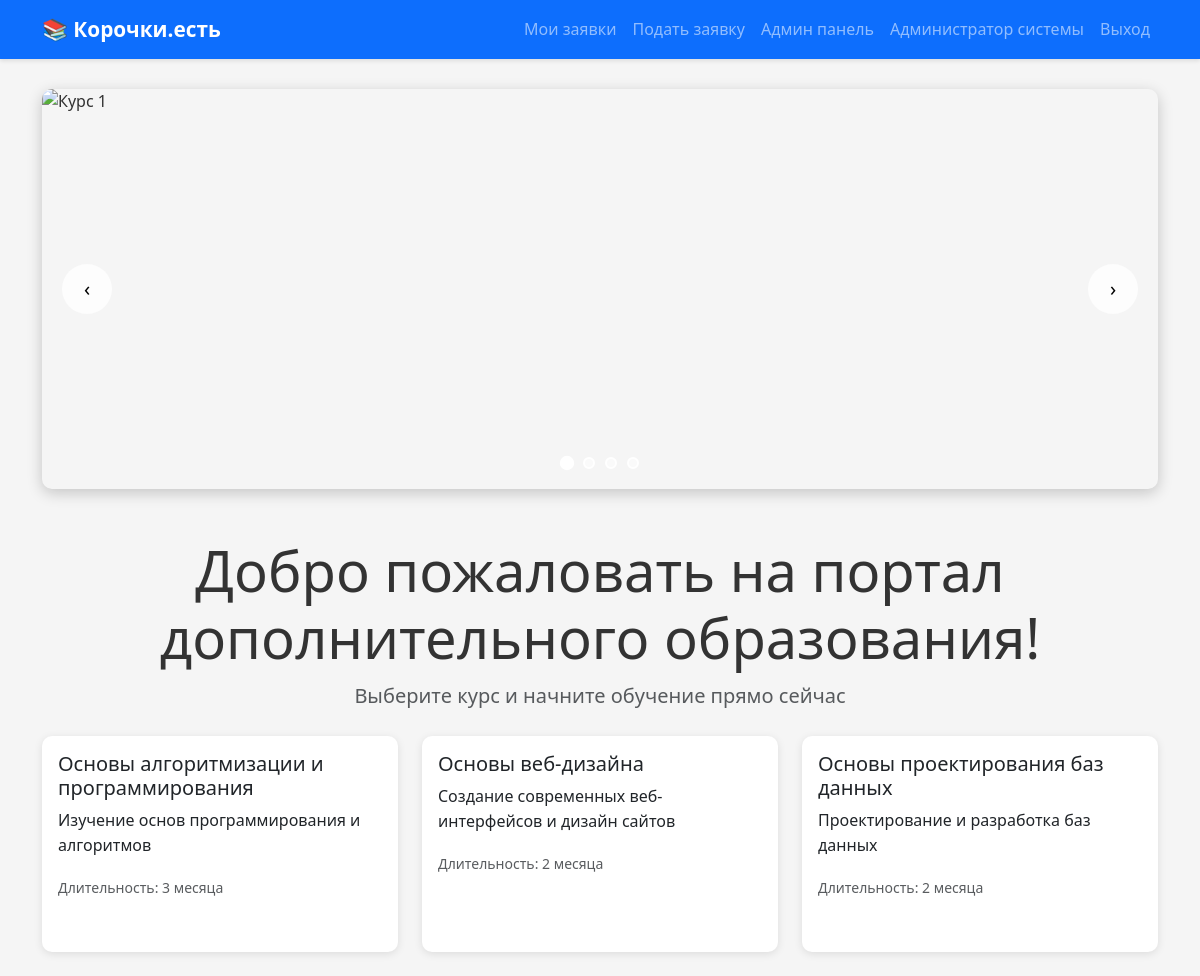
The page / (signed in) on the database its author committed.
### tables this page shows
CREATE TABLE courses (
    id INT AUTO_INCREMENT PRIMARY KEY,
    name VARCHAR(200) NOT NULL,
    description TEXT,
    duration VARCHAR(50),
    created_at TIMESTAMP DEFAULT CURRENT_TIMESTAMP
);

### index.php (the view, shortened to what this page needs)
<?php
$database = new Database();
$db = $database->getConnection();
$courses_query = "SELECT * FROM courses ORDER BY id";
$courses_stmt = $db->prepare($courses_query);
$courses_stmt->execute();
$courses = $courses_stmt->fetchAll(PDO::FETCH_ASSOC);
?>
<!DOCTYPE html>
<html lang="ru">
<head>
    <link href="https://cdn.jsdelivr.net/npm/bootstrap@5.3.0/dist/css/bootstrap.min.css" rel="stylesheet">
    <link rel="stylesheet" href="assets/css/style.css">
</head>
<body>
    <nav class="navbar navbar-expand-lg navbar-dark bg-primary">
        <div class="container">
            <a class="navbar-brand" href="index.php">📚 Корочки.есть</a>
            <div class="collapse navbar-collapse" id="navbarNav">
                <div class="navbar-nav ms-auto">
                    <?php if(isset($_SESSION['user_id'])): ?>
                        <a class="nav-link" href="pages/applications.php">Мои заявки</a>
                        <a class="nav-link" href="pages/create_application.php">Подать заявку</a>
                        <?php if($_SESSION['role'] == 'admin'): ?>
                            <a class="nav-link" href="pages/admin.php">Админ панель</a>
                        <?php endif; ?>
                        <span class="nav-link"><?php echo htmlspecialchars($_SESSION['full_name']); ?></span>
                        <a class="nav-link" href="api/logout.php">Выход</a>
                    <?php else: ?>
                        <a class="nav-link" href="pages/login.php">Вход</a>
                        <a class="nav-link" href="pages/register.php">Регистрация</a>
                    <?php endif; ?>
                </div>
            </div>
        </div>
    </nav>
    <div class="container mt-4">
        <div class="slider-container">
            <div class="slider-wrapper" id="sliderWrapper">
                <img src="assets/images/slider/slide1.jpg" alt="Курс 1" class="slider-slide">
            </div>
            <button class="slider-controls slider-prev" onclick="changeSlide(-1)">‹</button>
            <button class="slider-controls slider-next" onclick="changeSlide(1)">›</button>
            <div class="slider-dots" id="sliderDots"></div>
        </div>
        <div class="text-center mt-5 mb-4 fade-in">
            <h1 class="display-4">Добро пожаловать на портал дополнительного образования!</h1>
            <p class="lead text-muted">Выберите курс и начните обучение прямо сейчас</p>
        </div>
        <div class="row mt-4">
            <?php foreach($courses as $course): ?>
            <div class="col-md-4 mb-4">
                <div class="card h-100">
                    <div class="card-body">
                        <h5 class="card-title"><?php echo htmlspecialchars($course['name']); ?></h5>
                        <p class="card-text"><?php echo htmlspecialchars($course['description']); ?></p>
                        <p class="text-muted"><small>Длительность: <?php echo htmlspecialchars($course['duration']); ?></small></p>
                    </div>
                </div>
            </div>
            <?php endforeach; ?>
        </div>
    </div>
</body>
</html>

### assets/css/style.css (style rules this page uses)
* { margin: 0; padding: 0; box-sizing: border-box; }
body { font-family: 'Segoe UI', Tahoma, Geneva, Verdana, sans-serif; background-color: #f5f5f5; color: #333; line-height: 1.6; }
.navbar { box-shadow: 0 2px 4px rgba(0,0,0,0.1); }
.navbar-brand { font-weight: bold; font-size: 1.3rem; }
.card { border: none; border-radius: 10px; box-shadow: 0 2px 8px rgba(0,0,0,0.1); transition: transform 0.3s ease, box-shadow 0.3s ease; margin-bottom: 20px; }
.slider-container { position: relative; max-width: 100%; margin: 30px auto; overflow: hidden; border-radius: 10px; box-shadow: 0 4px 15px rgba(0,0,0,0.2); }
.slider-wrapper { display: flex; transition: transform 0.5s ease; }
.slider-slide { min-width: 100%; height: 400px; object-fit: cover; }
.slider-controls { position: absolute; top: 50%; transform: translateY(-50%); background: rgba(255,255,255,0.8); border: none; width: 50px; height: 50px; border-radius: 50%; font-size: 20px; cursor: pointer; transition: all 0.3s ease; z-index: 10; }
.slider-prev { left: 20px; }
.slider-next { right: 20px; }
.slider-dots { position: absolute; bottom: 20px; left: 50%; transform: translateX(-50%); display: flex; gap: 10px; z-index: 10; }
.fade-in { animation: fadeIn 0.5s ease; }

### rows shown on the page
courses: name "Основы алгоритмизации и программирования", description "Изучение основ программирования и алгоритмов", duration "3 месяца"
courses: name "Основы веб-дизайна", description "Создание современных веб-интерфейсов и дизайн сайтов", duration "2 месяца"
courses: name "Основы проектирования баз данных", description "Проектирование и разработка баз данных", duration "2 месяца"

### other values the page prints
$_SESSION['full_name'] "Администратор системы"
